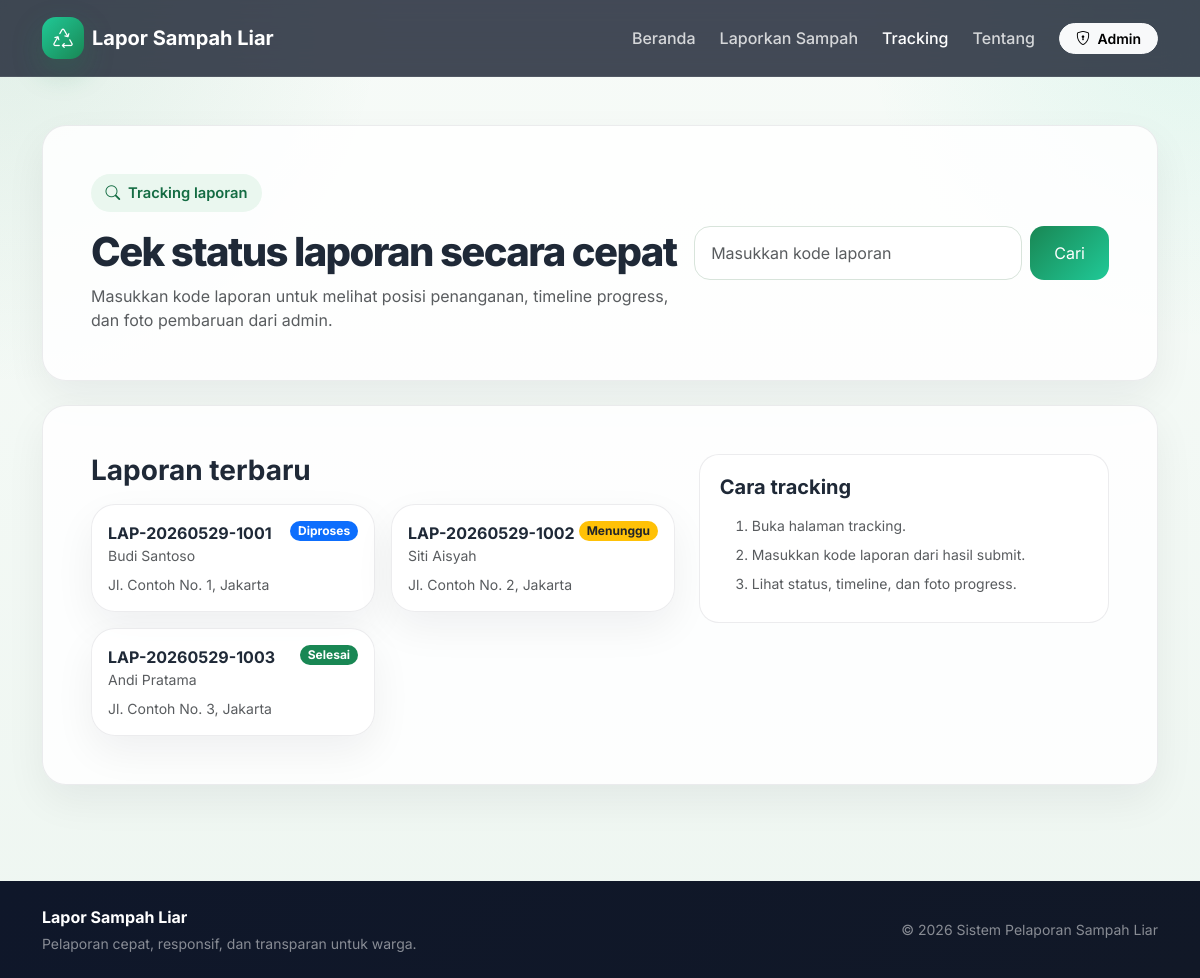
Page /pages/tracking.php on the committed database.
### tables this page shows
CREATE TABLE laporan (
    id INT AUTO_INCREMENT PRIMARY KEY,
    kode_laporan VARCHAR(20) NOT NULL,
    nama_pelapor VARCHAR(100) NOT NULL,
    email VARCHAR(100) NOT NULL,
    no_hp VARCHAR(20) NOT NULL,
    jenis_sampah VARCHAR(100) NOT NULL,
    deskripsi TEXT NOT NULL,
    foto VARCHAR(255),
    latitude VARCHAR(50) NOT NULL,
    longitude VARCHAR(50) NOT NULL,
    alamat TEXT NOT NULL,
    status ENUM('menunggu','diproses','selesai') DEFAULT 'menunggu',
    created_at TIMESTAMP DEFAULT CURRENT_TIMESTAMP
);

### helpers/functions.php (called while the page is built, shortened)
<?php
function e(?string $value): string {
    return htmlspecialchars((string)$value, ENT_QUOTES, 'UTF-8');
}
function badge_status(string $status): string {
    return match ($status) {
        'diproses' => 'bg-primary',
        'selesai' => 'bg-success',
        default => 'bg-warning text-dark',
    };
}
function label_status(string $status): string {
    return match ($status) {
        'diproses' => 'Diproses',
        'selesai' => 'Selesai',
        default => 'Menunggu',
    };
}

### pages/tracking.php (the view, shortened to what this page needs)
<?php
require_once __DIR__ . '/../helpers/functions.php';
include __DIR__ . '/../templates/header.php';
$kode = trim($_GET['kode'] ?? '');
$found = null;
$progress = [];
$recent = $conn->query("SELECT * FROM laporan ORDER BY created_at DESC LIMIT 6")->fetch_all(MYSQLI_ASSOC);
?>
<section class="py-5">
  <div class="container">
    <div class="glass-card p-4 p-lg-5 mb-4">
      <div class="row align-items-center g-3">
        <div class="col-lg-7">
          <div class="soft-pill mb-3"><i class="bi bi-search"></i> Tracking laporan</div>
          <h1 class="section-title mb-2">Cek status laporan secara cepat</h1>
          <p class="text-muted mb-0">Masukkan kode laporan untuk melihat posisi penanganan, timeline progress, dan foto pembaruan dari admin.</p>
        </div>
        <div class="col-lg-5">
          <form class="d-flex gap-2" method="get">
            <input type="text" class="form-control" name="kode" value="<?= e($kode); ?>" placeholder="Masukkan kode laporan">
            <button class="btn btn-success px-4">Cari</button>
          </form>
        </div>
      </div>
    </div>
    <?php if ($kode !== '' && $found): ?>
      <div class="row g-4">
        <div class="col-lg-5">
          <div class="glass-card p-4">
            <div class="d-flex justify-content-between align-items-start mb-3">
              <div>
                <div class="text-muted small">Kode laporan</div>
                <div class="h4 fw-bold mb-0"><?= e($found['kode_laporan']); ?></div>
              </div>
              <span class="badge rounded-pill px-3 py-2 <?= badge_status($found['status']); ?>"><?= e(label_status($found['status'])); ?></span>
            </div>
            <div class="timeline-card p-3">
              <div class="timeline">
                <div class="timeline-item"><div class="fw-semibold">Laporan diterima</div><small class="text-muted"><?= format_date_id($found['created_at']); ?></small></div>
                <div class="timeline-item"><div class="fw-semibold">Sedang diverifikasi</div><small class="text-muted">Menunggu tindak lanjut admin</small></div>
                <div class="timeline-item"><div class="fw-semibold">Penanganan selesai</div><small class="text-muted">Akan terisi saat status berubah</small></div>
              </div>
            </div>
            <hr class="my-4">
            <div class="small text-muted mb-2">Detail singkat</div>
            <ul class="list-unstyled mb-0 small">
              <li class="mb-2"><i class="bi bi-person me-2 text-success"></i><?= e($found['nama_pelapor']); ?></li>
              <li class="mb-2"><i class="bi bi-telephone me-2 text-success"></i><?= e($found['no_hp']); ?></li>
              <li class="mb-2"><i class="bi bi-envelope me-2 text-success"></i><?= e($found['email']); ?></li>
              <li class="mb-2"><i class="bi bi-tag me-2 text-success"></i><?= e(label_jenis($found['jenis_sampah'])); ?></li>
              <li class="mb-2"><i class="bi bi-geo-alt me-2 text-success"></i><?= e($found['alamat']); ?></li>
            </ul>
          </div>
        </div>
        <div class="col-lg-7">
          <div class="glass-card p-4 mb-4">
            <div class="soft-pill mb-3"><i class="bi bi-journal-text"></i> Progress pekerjaan</div>
            <div class="timeline">
              <?php if ($progress): foreach ($progress as $row): ?>
                <div class="timeline-item">
                  <div class="fw-semibold"><?= e($row['keterangan']); ?></div>
                  <small class="text-muted"><?= format_date_id($row['created_at']); ?></small>
                  <?php if (!empty($row['foto_progress'])): ?>
                    <div class="mt-2">
                      <img src="<?= base_url('uploads/progress/' . e($row['foto_progress'])); ?>" class="img-fluid rounded-4 border" style="max-height:240px;object-fit:cover;">
                    </div>
                  <?php endif; ?>
                </div>
              <?php endforeach; else: ?>
                <div class="timeline-item">
                  <div class="fw-semibold">Belum ada progress tambahan</div>
                  <small class="text-muted">Admin belum mengunggah pembaruan.</small>
                </div>
              <?php endif; ?>
            </div>
          </div>
          <div class="glass-card p-4">
            <div class="soft-pill mb-3"><i class="bi bi-image"></i> Foto pelaporan</div>
            <?php if (!empty($found['foto'])): ?>
              <img src="<?= base_url('uploads/laporan/' . e($found['foto'])); ?>" class="img-fluid rounded-4 border" style="width:100%;max-height:420px;object-fit:cover;">
            <?php endif; ?>
          </div>
        </div>
      </div>
    <?php else: ?>
      <div class="glass-card p-4 p-lg-5">
        <div class="row g-4 align-items-start">
          <div class="col-lg-7">
            <h3 class="fw-bold mb-3">Laporan terbaru</h3>
            <div class="row g-3">
              <?php foreach ($recent as $item): ?>
                <div class="col-md-6">
                  <div class="info-card p-3 h-100">
                    <div class="d-flex justify-content-between align-items-start">
                      <div>
                        <div class="fw-bold"><?= e($item['kode_laporan']); ?></div>
                        <div class="small text-muted"><?= e($item['nama_pelapor']); ?></div>
                      </div>
                      <span class="badge rounded-pill <?= badge_status($item['status']); ?>"><?= e(label_status($item['status'])); ?></span>
                    </div>
                    <div class="small text-muted mt-2"><?= e($item['alamat']); ?></div>
                  </div>
                </div>
              <?php endforeach; ?>
            </div>
          </div>
          <div class="col-lg-5">
            <div class="step-box">
              <h5 class="fw-bold mb-3">Cara tracking</h5>
              <ol class="small text-muted mb-0">
                <li class="mb-2">Buka halaman tracking.</li>
                <li class="mb-2">Masukkan kode laporan dari hasil submit.</li>
                <li class="mb-2">Lihat status, timeline, dan foto progress.</li>
              </ol>
            </div>
          </div>
        </div>
      </div>
    <?php endif; ?>
  </div>
</section>
<?php include __DIR__ . '/../templates/footer.php'; ?>

### assets/css/style.css (style rules this page uses)
:root { --green-900:#0f5132; --green-800:#146c43; --green-700:#198754; --green-600:#20a36b; --bg:#f4f8f6; --card:#ffffff; --text:#1f2937; --muted:#6b7280; --line:rgba(17,24,39,.08); --sidebar:#101828; }
* { box-sizing:border-box }
html,body { height:100% }
body.app-shell { font-family:'Inter',sans-serif; background: radial-gradient(circle at top left, rgba(25,135,84,.10), transparent 25%), radial-gradient(circle at top right, rgba(32,201,151,.10), transparent 22%), linear-gradient(180deg,#f7fbf8 0%,#eef6f1 100%); color:var(--text); }
.stat-card,.info-card,.glass-card,.admin-card,.timeline-card { background:rgba(255,255,255,.85); border:1px solid var(--line); border-radius:24px; box-shadow:0 16px 40px rgba(16,24,40,.06); }
.section-title { font-weight:800;letter-spacing:-.04em; }
.soft-pill { display:inline-flex;align-items:center;gap:.5rem; padding:.5rem .9rem;border-radius:999px; background:#eaf7ef;color:var(--green-800);font-weight:600;font-size:.92rem; }
.step-box { position:relative;padding:1.25rem;border-radius:20px;background:#fff;border:1px solid var(--line); }
.form-control,.form-select { border-radius:16px;padding:.9rem 1rem;border-color:#d8e4db; }
.btn { border-radius:14px; }
.btn-success { background:linear-gradient(135deg,#198754,#20c997); border:none; }

### rows in the picture
laporan: kode_laporan "LAP-20260529-1001", nama_pelapor "Budi Santoso", status "Diproses", alamat "Jl. Contoh No. 1, Jakarta"
laporan: kode_laporan "LAP-20260529-1002", nama_pelapor "Siti Aisyah", status "Menunggu", alamat "Jl. Contoh No. 2, Jakarta"
laporan: kode_laporan "LAP-20260529-1003", nama_pelapor "Andi Pratama", status "Selesai", alamat "Jl. Contoh No. 3, Jakarta"

### other values in the picture
APP_NAME "Lapor Sampah Liar"
